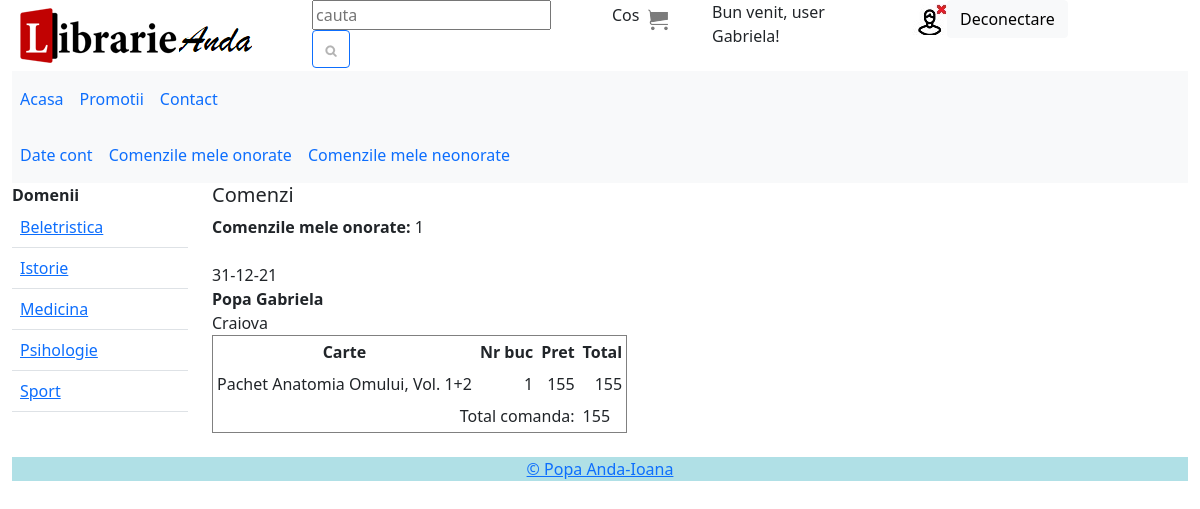
The app's page /useri/comenzi_onorate.php (signed in) with its own data.
### tables this page shows
CREATE TABLE IF NOT EXISTS `useri` (
  `id_user` int NOT NULL AUTO_INCREMENT,
  `nume_user` varchar(50) NOT NULL,
  `prenume_user` varchar(50) NOT NULL,
  `username` varchar(50) NOT NULL,
  `password` varchar(50) NOT NULL,
  `email` varchar(50) NOT NULL,
  `adresa` text NOT NULL,
  PRIMARY KEY (`id_user`)
);

CREATE TABLE IF NOT EXISTS `domenii` (
  `id_domeniu` int NOT NULL AUTO_INCREMENT,
  `nume_domeniu` varchar(50) NOT NULL,
  PRIMARY KEY (`id_domeniu`)
);

CREATE TABLE IF NOT EXISTS `comenzi` (
  `id_comanda` int NOT NULL AUTO_INCREMENT,
  `data_comanda` timestamp NOT NULL DEFAULT CURRENT_TIMESTAMP,
  `id_user` int DEFAULT NULL,
  `id_guest` int DEFAULT NULL,
  `comanda_onorata` tinyint UNSIGNED NOT NULL DEFAULT '0',
  PRIMARY KEY (`id_comanda`),
  KEY `id_user` (`id_user`),
  KEY `id_guest` (`id_guest`)
);

CREATE TABLE IF NOT EXISTS `comenzi_carti` (
  `id_comanda` int NOT NULL,
  `id_carte` int NOT NULL,
  `nr_buc` int NOT NULL,
  PRIMARY KEY (`id_comanda`,`id_carte`),
  KEY `id_carte` (`id_carte`)
);

CREATE TABLE IF NOT EXISTS `carti` (
  `id_carte` int NOT NULL AUTO_INCREMENT,
  `titlu_carte` varchar(50) NOT NULL,
  `descriere` text NOT NULL,
  `pret` float UNSIGNED NOT NULL,
  `nr_buc` int UNSIGNED NOT NULL,
  `data_aparitie_lib` timestamp NOT NULL DEFAULT CURRENT_TIMESTAMP,
  `promotie` int NOT NULL,
  `id_editura` int NOT NULL,
  `id_domeniu` int NOT NULL,
  PRIMARY KEY (`id_carte`),
  KEY `id_domeniu` (`id_domeniu`),
  KEY `id_editura` (`id_editura`)
);

### useri/comenzi_onorate.php (the view, shortened to what this page needs)
<?php
	include ("autorizare.php");
	include ("page_top.php");
	include ("meniu.php");
?>
<div class="col-9" class="table-responsive">
<h5>Comenzi</h5>
<b>Comenzile mele onorate: </b>
<?php
	$sqlComenziUser="SELECT comenzi.id_comanda, DATE_FORMAT(comenzi.data_comanda,'%d-%m-%y') as data_comanda,
	     useri.nume_user, useri.prenume_user, useri.adresa
	     FROM comenzi,useri
	     WHERE comenzi.id_user=".$_SESSION['id_user']." AND useri.id_user=".$_SESSION['id_user']."
	     AND comenzi.comanda_onorata=1";
	$resursaComenziUser=$db->query($sqlComenziUser);
	print $resursaComenziUser->num_rows.'<br><br';
	while($rowComanda = $resursaComenziUser->fetch_object())
	{
?>
	Data comenzii:
	<b><?php $totalGeneral=0; print $rowComanda->data_comanda ?></b>
	<div>
		<b><?php print $rowComanda->nume_user.' '.$rowComanda->prenume_user?></b><br>
		<?php print $rowComanda->adresa?>
		<table border="1" cellpadding="4" cellspacing="0">
			<tr>
				<td align="center"><b>Carte</b></td>
				<td align="center"><b>Nr buc</b></td>
				<td align="center"><b>Pret</b></td>
				<td align="center"><b>Total</b></td>
			</tr>
<?php
	$sqlCarti="SELECT carti.titlu_carte, carti.pret, comenzi_carti.nr_buc
	   FROM carti, comenzi, comenzi_carti
	   WHERE carti.id_carte=comenzi_carti.id_carte AND comenzi.id_comanda=".$rowComanda->id_comanda."
	   AND comenzi_carti.id_comanda=".$rowComanda->id_comanda;
	$resursaCarti=$db->query($sqlCarti);
	while($rowCarte = $resursaCarti->fetch_object())
	{
		print '<tr><td>'.$rowCarte->titlu_carte.'</td>
			<td align="right">'.$rowCarte->nr_buc.'</td><td align="right">'.$rowCarte->pret.'</td>';
		$total=$rowCarte->pret*$rowCarte->nr_buc;
		print '<td align="right">'.$total.'</td></tr>';
		$totalGeneral=$totalGeneral+$total;
	}
?>
		<tr>
			<td colspan="3" align="right"> Total comanda:</td>
			<td><?php print $totalGeneral?></td>
		</tr>
		</table>
	</div><br>
</div>
</div>
<?php
	}
include ("page_bottom.php");
?>

### useri/page_top.php (shortened to what this page needs)
<?php
$sql = "select * from useri where username = '".$_SESSION['username']."' and password = '".$_SESSION['parola']."'";
$resursa=$db->query($sql);
$row = $resursa->fetch_object();
?>
<!DOCTYPE html>
<html lang="en">
<head>
  <link href="https://cdn.jsdelivr.net/npm/bootstrap@5.1.2/dist/css/bootstrap.min.css" rel="stylesheet">
</head>
<body bgcolor = "#ffffff">
<div class="container-fluid">
<div class="row">
<div class="col-md-3">
	<img src = "../img/logo.jpg">
</div>
<div class="col-md-3">
  <form action="cauta.php" method = "POST">
      <input type="text" placeholder="cauta" name="cauta">
    <button type="submit" class="btn btn-outline-primary"><img src = "img/cauta.png"></button>
  </form>
</div>
<div class="col-md-1">
Cos <a href = "cos.php" ><img src = "img/cos.png"></a>
</div>
<div class="col-md-2">
<?php echo "Bun venit, user ".$row->prenume_user."!" ?>
</div>
<div class="col-md-3">
<form action="../index.php" method = "POST">
  <img src = "../img/deconectare.png"><input type="Submit" class="btn btn-light" value="Deconectare">
</form>
</div>
</div>
<div class="row">
<div class="col-12">
<nav class="navbar navbar-expand-sm bg-light">
    <ul class="navbar-nav">
      <li class="nav-item">
        <a class="nav-link" href="index.php">Acasa</a>
      </li>
      <li class="nav-item">
        <a class="nav-link" href="promotii.php">Promotii</a>
      </li>
      <li class="nav-item">
        <a class="nav-link" href="contact.php">Contact</a>
      </li>
    </ul>
</nav>
</div>
</div>
<div class="row">
<div class="col-12">
<nav class="navbar navbar-expand-sm bg-light">
    <ul class="navbar-nav">
      <li class="nav-item">
        <a class="nav-link" href="date_cont.php">Date cont</a>
      </li>
      <li class="nav-item">
        <a class="nav-link" href="comenzi_onorate.php">Comenzile mele onorate</a>
      </li>
      <li class="nav-item">
        <a class="nav-link" href="comenzi_neonorate.php">Comenzile mele neonorate</a>
      </li>
    </ul>
</nav>
</div>
</div>

### useri/meniu.php (shortened to what this page needs)
<div class="row">
<div class="col-md-2">
<b>Domenii</b><br>
<div class="table-responsive">
<table class="table table-hover">
<?php
$sql = "SELECT * FROM domenii ORDER BY nume_domeniu ASC";
$resursa = $db->query($sql);
while($row = $resursa->fetch_object())
{
	print '<tr>';
	print '<td>';
	print '<a href = "domenii.php?id_domeniu='.$row->id_domeniu.'">'.$row->nume_domeniu.'</a>';
	print '</tr>';
}
?>
</table>
</div>
</div>

### records on screen
useri: prenume_user "Gabriela"
domenii: nume_domeniu "Beletristica"
domenii: nume_domeniu "Istorie"
domenii: nume_domeniu "Medicina"
domenii: nume_domeniu "Psihologie"
domenii: nume_domeniu "Sport"
comenzi: data_comanda "31-12-21", id_user.nume_user "Popa", id_user.prenume_user "Gabriela", id_user.adresa "Craiova", totalGeneral "155"
comenzi_carti: id_carte.titlu_carte "Pachet Anatomia Omului, Vol. 1+2", nr_buc "1", id_carte.pret "155"

### other values on screen
$resursaComenziUser->num_rows "1"
